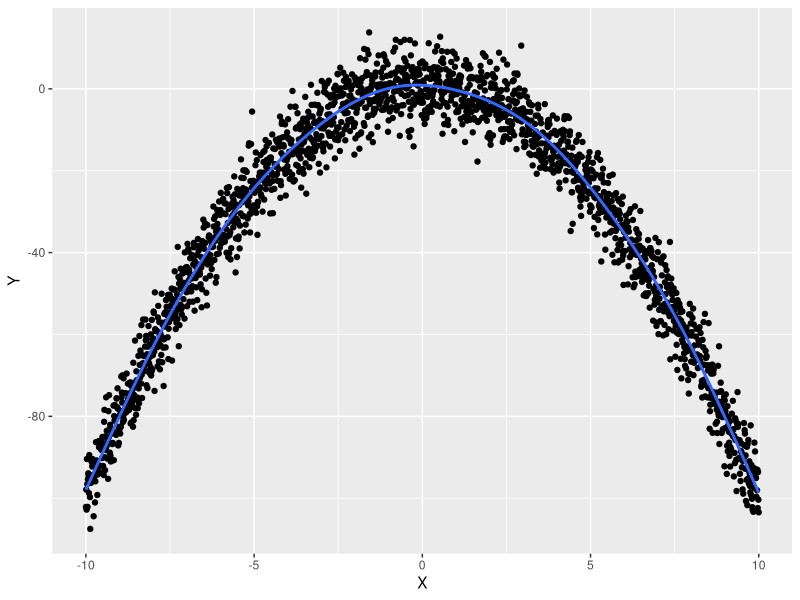
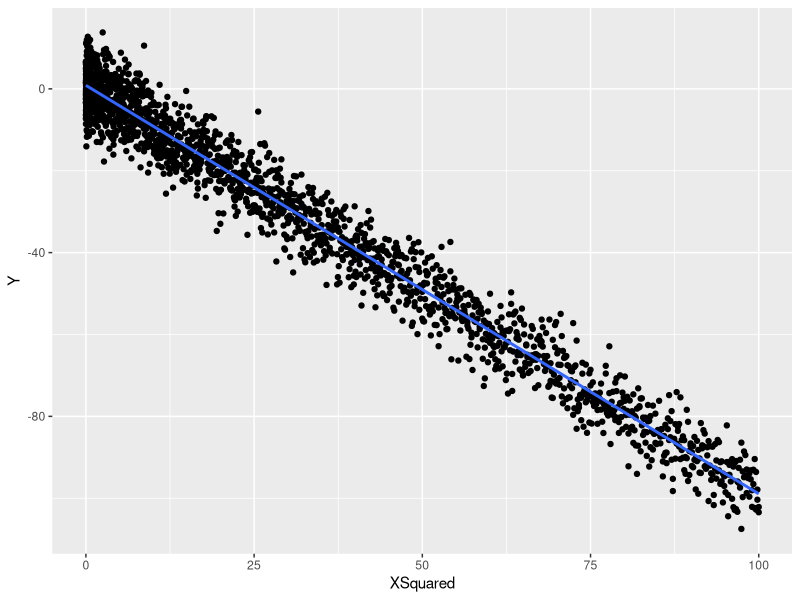
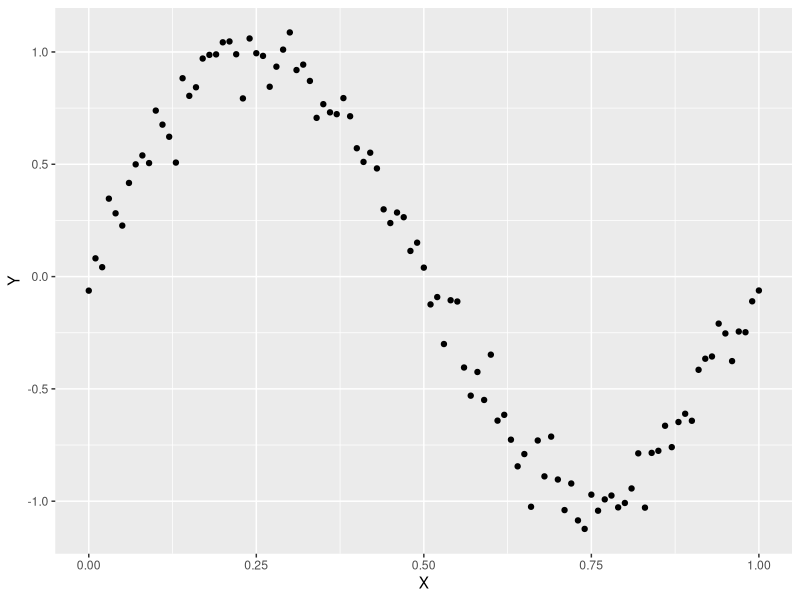
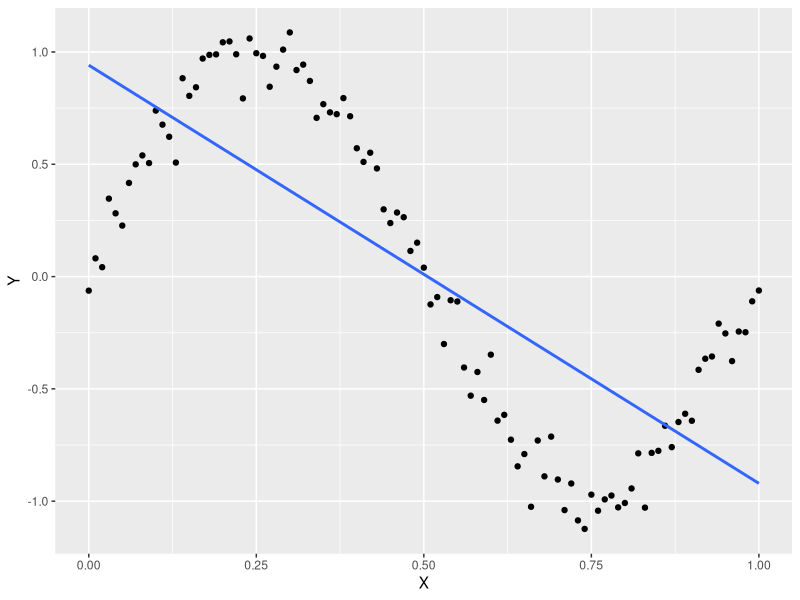
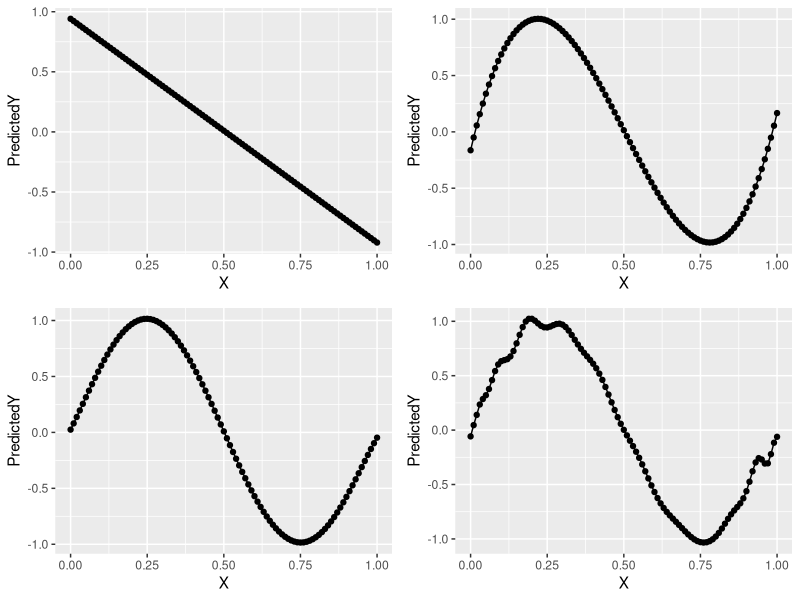
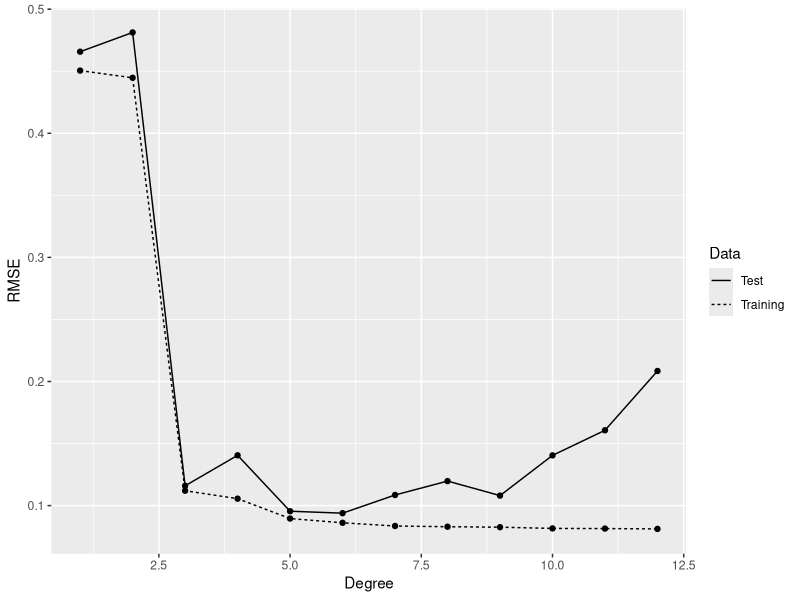
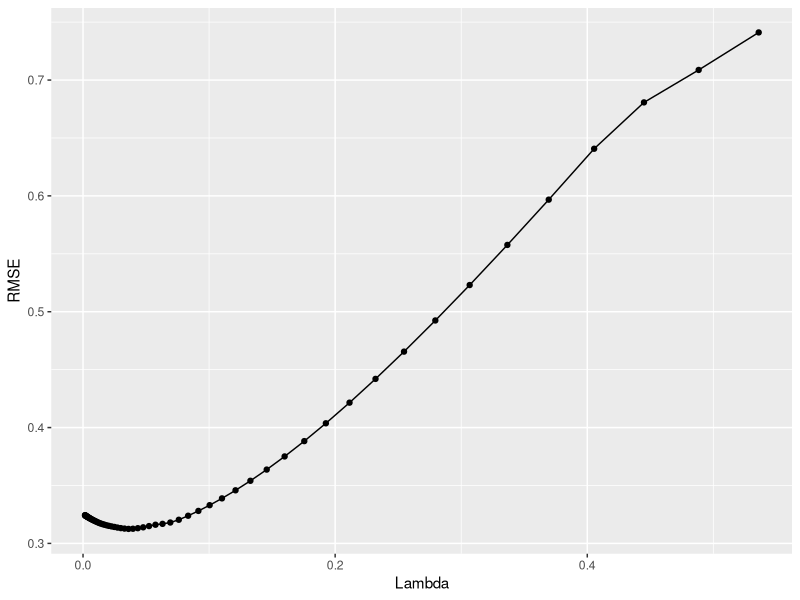

The R source for these figures, in order: (Note: this script raises an error after producing the figures.)
## ---- chunk 1
library(tidyverse)
library(ggplot2)
library(magrittr)
library(caTools) #s plit data
library(glmnet) # regularization
library(tm)
library(Hmisc) # plotting final errors
## ---- chunk 2
set.seed(1)
x <- seq(-10, 10, by = 0.01)
y <- 1 - x**2 + rnorm(length(x), 0, 5)

ggplot(data.frame(X = x, Y = y), aes(X, Y)) + 
  geom_point() +
  geom_smooth(se = FALSE)
## ---- chunk 3
# produce a new input based on the raw inputx
x.squared <- x ^ 2
# plot y against new polynomial x to see a very different shape

ggplot(data.frame(XSquared = x.squared, Y = y), aes(XSquared, Y)) + 
  geom_point() +
  geom_smooth(method = 'lm', se = F)
## ---- chunk 4
summary(lm(y ~ x))$r.squared
summary(lm(y ~ x.squared))$r.squared
## ---- chunk 5
set.seed(1)
x <- seq(0, 1, by = 0.01) # 100 points from 0 to 1
y <- sin(2 * pi * x) + rnorm(length(x), 0, 0.1)

df <- data.frame(X = x, Y = y)
ggplot(df, aes(X,Y)) +
  geom_point()
## ---- chunk 6
summary(lm(Y ~ X, data = df))
## ---- chunk 7
ggplot(data.frame(X = x, Y = y), aes(x = X, y = Y)) +
  geom_point() +
  geom_smooth(method = 'lm', se = FALSE)
## ---- chunk 8
# add both 2nd + 3rd power of x to data for more wiggle room
df %<>%
  mutate(X2 = X**2,
         X3 = X**3)
summary(lm(Y ~ X + X2 + X3, df))
## ---- chunk 9
df %<>%
  mutate(X4 = X**4,
         X5 = X**5,
         X6 = X**6,
         X7 = X**7,
         X8 = X**8,
         X9 = X**9,
         X10 = X**10,
         X11 = X**11,
         X12 = X**12,
         X13 = X**13,
         X14 = X**14,
         X15 = X**15)
summary(lm(Y ~ X + X2 + X3 + X4 + X5 + X6  +X7 + X8 + X9 + X10 + X11 + X12 + X13 + X14 + X15, df))
## ---- chunk 10
# generate orthogonal polynomials
summary(lm(Y ~ poly(X, degree = 14), df))
## ---- chunk 11
poly.fit <- lm(Y ~ poly(X, degree = 1), data = df)
df <- transform(df, PredictedY = predict(poly.fit))
plot1 <- ggplot(df, aes(x = X, y = PredictedY)) +
  geom_point() +
  geom_line()

poly.fit <- lm(Y ~ poly(X, degree = 3), data = df)
df <- transform(df, PredictedY = predict(poly.fit))
plot3 <- ggplot(df, aes(x = X, y = PredictedY)) +
  geom_point() +
  geom_line()
poly.fit <- lm(Y ~ poly(X, degree = 5), data = df)
df <- transform(df, PredictedY = predict(poly.fit))
plot5 <- ggplot(df, aes(x = X, y = PredictedY)) +
  geom_point() +
  geom_line()
poly.fit <- lm(Y ~ poly(X, degree = 25), data = df)
df <- transform(df, PredictedY = predict(poly.fit))
plot25 <- ggplot(df, aes(x = X, y = PredictedY)) +
  geom_point() +
  geom_line()

gridExtra::grid.arrange(plot1,plot3,plot5,plot25, ncol = 2, nrow = 2)
## ---- chunk 12
set.seed(1)
x <- seq(0, 1, by = 0.01)
y <- sin(2 * pi * x) + rnorm(length(x), 0, 0.1)
df <- data.frame(x = x, y = x)
## ---- chunk 13
#spl <- sample.split(df$y, SplitRatio = 0.5)

#training <- df %>% subset(spl == TRUE)
#test <- df %>%  subset(spl == FALSE)

n <- length(x)
indices <- sort(sample(1:n, round(0.5 * n)))
training.x <- x[indices]
training.y <- y[indices]
test.x <- x[-indices]
test.y <- y[-indices]
training.df <- data.frame(X = training.x, Y = training.y)
test.df <- data.frame(X = test.x, Y = test.y)
## ---- chunk 14
# create a special rmse function:
rmse <- function(y, h)
{
  return(sqrt(mean((y - h)**2)))
}

# loop over a set of polynomial degrees from 1 - 12:
performance <- data.frame()
for (d in 1:12)
{
  # fit polynomial linear regression for each degree from 1-12 using training data
  poly.fit <- lm(Y ~ poly(X, degree = d), data = training.df)
  
  # get performance of fitted model on training data
  performance <- rbind(performance,
                        data.frame(Degree = d,
                                   Data = 'Training',
                                   RMSE = rmse(training.df$Y, predict(poly.fit))))
  # get performance of fitted model on test data
  performance <- rbind(performance,
                        data.frame(Degree = d,
                                   Data = 'Test',
                                   RMSE = rmse(test.df$Y, predict(poly.fit, newdata = test.df))))
}
## ---- chunk 15
# plot performance of the polynomial regression models for all the degrees tried:
ggplot(performance, aes(x = Degree, y = RMSE, linetype = Data)) +
  geom_point() +
  geom_line()
## ---- chunk 16
lm.fit <- lm(y ~ x)
(model.complexity <- sum(coef(lm.fit) ^ 2))
## ---- chunk 17
lm.fit <- lm(y ~ x)
(l2.model.complexity <- sum(coef(lm.fit) ^ 2))
(l1.model.complexity <- sum(abs(coef(lm.fit))))
## ---- chunk 18
set.seed(1)
x <- seq(0, 1, by = 0.01)
y <- sin(2 * pi * x) + rnorm(length(x), 0, 0.1)

# convert vector copy of x to a matrix
x <- as.matrix(cbind(x, x))

# call glmnet in reverse order than w/ lm to create GLM w/ lasso or elasticnet regularization
glmnet(x, y)
## ---- chunk 19
# create training + test data
set.seed(1)
x <- seq(0, 1, by = 0.01)
y <- sin(2 * pi * x) + rnorm(length(x), 0, 0.1)
n <- length(x)
indices <- sort(sample(1:n, round(0.5 * n)))
training.x <- x[indices]
training.y <- y[indices]
test.x <- x[-indices]
test.y <- y[-indices]
df <- data.frame(X = x, Y = y)
training.df <- data.frame(X = training.x, Y = training.y)
test.df <- data.frame(X = test.x, Y = test.y)

# function to calculate RMSE
rmse <- function(y, h)
{
  return(sqrt(mean((y - h) ^ 2)))
}

# loop over values of Lambda instead of degrees + calculate RMSE for 10th-degree polynomial with different lambdas
# don’t have to refit model each time b/c glmnet stores fitted model for many values of Lambda after a single fitting step.
glmnet.fit <- with(training.df, glmnet(poly(X, degree = 10), Y))
lambdas <- glmnet.fit$lambda

performance <- data.frame()
for (lambda in lambdas)
{
  performance <- rbind(performance, 
                       data.frame(Lambda = lambda, 
                                  RMSE = rmse(test.y, with(test.df, predict(glmnet.fit, poly(X, degree = 10), s = lambda)))))
}
## ---- chunk 20
ggplot(performance, aes(x = Lambda, y = RMSE)) +
  geom_point() +
  geom_line()
## ---- chunk 21
best_lambda <- with(performance, Lambda[which(RMSE == min(RMSE))])

# fitting final model to the whole data set
glmnet.fit <- with(df, glmnet(poly(X, degree = 10), Y))

# examine structure of our regularized model:
coef(glmnet.fit, s = best_lambda)
## ---- chunk 22
ranks <- read.csv('./data/oreilly.csv', stringsAsFactors = FALSE)

# get book description + put as text of document
documents <- data.frame(Text = ranks$Long.Desc.)
row.names(documents) <- 1:nrow(documents)

# end up with 100 rows (for each book) with 1 column of book description text
# convert to Corpus + to lowercase, remove whitespace + stopwords, convert to DTM
corpus <- Corpus(DataframeSource(documents))
corpus <- tm_map(corpus, content_transformer(tolower))
corpus <- tm_map(corpus, stripWhitespace)
corpus <- tm_map(corpus, removeWords, stopwords('english'))
dtm <- DocumentTermMatrix(corpus)
## ---- chunk 23
# convert dtm to numeric matrix b/c easier to work with
x <- as.matrix(dtm)
# reverse the encoding so highest ranked book has y = 100 and lowest has y = 1
y <- rev(1:100)
## ---- chunk 24
set.seed(1)
# loop over several possible values for Lambda to see which gives best results on test data. 
# we don’t have a lot of data so do this split 50 times for each value of Lambda 
# this gets a better sense of accuracy from the different levels of regularization. 
performance <- data.frame()

# set a values for Lambda to loop through
for (lambda in c(0.1, 0.25, 0.5, 1, 2, 5)) {
  # split data into training + test sets 50 times 
  for (i in 1:50)
  {
    indices <- sample(1:100, 80)
    training.x <- x[indices, ]
    training.y <- y[indices]
    test.x <- x[-indices, ]
    test.y <- y[-indices]
    # fit model
    glm.fit <- glmnet(training.x, training.y)
    # make predictions
    predicted.y <- predict(glm.fit, test.x, s = lambda)
    # calculate error
    rmse <- sqrt(mean((predicted.y - test.y) ^ 2))
    # store error, lambda value, + iteration # in data frame
    performance <- rbind(performance,
                         data.frame(Lambda = lambda,
                                    Iteration = i,
                                    RMSE = rmse))
  }
}
## ---- chunk 25
ggplot(performance, aes(x = Lambda, y = RMSE)) +
  stat_summary(fun.data = 'mean_cl_boot', geom = 'errorbar') +
  stat_summary(fun.data = 'mean_cl_boot', geom = 'point')
## ---- chunk 26
# add class labels to data set for 1 = in top 50 and 0 = not in top 50
y <- rep(c(1, 0), each = 50)
## ---- chunk 27
# fit logistic regression to the entire data set
x <- as.matrix(cbind(x, x))

regularized.fit <- glmnet(x, y, family = 'binomial')
## ---- chunk 28
# linear regression
regularized.fit <- glmnet(x, y)
regularized.fit <- glmnet(x, y, family = 'gaussian')
# logistic regression
regularized.fit <- glmnet(x, y, family = 'binomial')

# see what the predictions from our model look like
y_pred <- predict(regularized.fit, newx = x, s = 0.001)
head(y_pred)
tail(y_pred)
## ---- chunk 29
ifelse(head(y_pred) > 0, 1, 0)
ifelse(tail(y_pred) > 0, 1, 0)
## ---- chunk 30
# convert raw logistic regression predictions into probabilities, we’
head(boot::inv.logit(y_pred))
tail(boot::inv.logit(y_pred))
## ---- chunk 31
set.seed(1)
performance <- data.frame()
# split data 250 times to get a better sense of mean error rate for each setting of lambda
for (i in 1:250) {
  indices <- sample(1:100, 80)
  training.x <- x[indices, ]
  training.y <- y[indices]
  test.x <- x[-indices, ]
  test.y <- y[-indices]
  # for each split, loop through different lambda values + calculate error + store it
  for (lambda in c(0.0001, 0.001, 0.0025, 0.005, 0.01, 0.025, 0.5, 0.1)) {
    # fit model, make predictions, compute error/rmse, store in data frame 
    glm.fit <- glmnet(training.x, training.y, family = 'binomial')
    predicted.y <- ifelse(predict(glm.fit, test.x, s = lambda) > 0, 1, 0)
    error.rate <- mean(predicted.y != test.y)
    performance <- rbind(performance,
                         data.frame(Lambda = lambda,
                                    Iteration = i,
                                    ErrorRate = error.rate))
  }
}
## ---- chunk 32
# graph error rate as we sweep through values of lambda
ggplot(performance, aes(x = Lambda, y = ErrorRate)) +
  stat_summary(fun.data = 'mean_cl_boot', geom = 'errorbar') +
  stat_summary(fun.data = 'mean_cl_boot', geom = 'point') +
  scale_x_log10()
